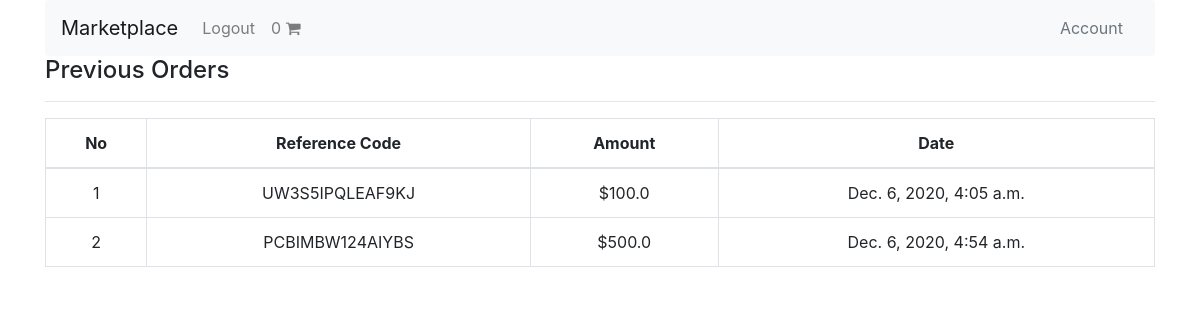
Page /account/profile/ (signed in) on the committed database.
### shopping_cart/models.py (models this page shows, shortened)
class Order(models.Model):
    user = models.ForeignKey(settings.AUTH_USER_MODEL,
                             on_delete=models.CASCADE)
    is_ordered = models.BooleanField(default=False)
    items = models.ManyToManyField(OrderItem)
    ref_code = models.CharField(max_length=50)
    def get_total(self):
        return self.items.all().aggregate(order_total=Sum('book__price'))['order_total']

class Payment(models.Model):
    order = models.ForeignKey(Order, on_delete=models.CASCADE)
    total_amount = models.FloatField()
    date_paid = models.DateTimeField(auto_now_add=True)
    stripe_charge_id = models.CharField(max_length=100)

### core/views.py (the view)
# urls.py: path('account/profile/', profile_view,name='profile_view'),
def profile_view(request):
    orders=Order.objects.filter(user=request.user,is_ordered=True)
    context = {
        'orders':orders
    }
    return render(request,'profile.html', context)

### shopping_cart/templatetags/cart_template_tags.py (called while the page is built)
@register.filter
def cart_item_count(user):
    if user.is_authenticated:
        qs = Order.objects.filter(user=user, is_ordered=False)
        if qs.exists():
            return qs[0].items.count()
    return 0

### templates/profile.html (shortened to what this page needs)
{% extends "base.html" %}
{% block content %}
<h4>Previous Orders</h4>
<hr>
<table class="table table-hover table-bordered text-center">
    <thead>
        <tr>
            <th scope="col">No</th>
            <th scope="col">Reference Code</th>
            <th scope="col">Amount</th>
            <th scope="col">Date</th>
        </tr>
    </thead>
    <tbody>
        {% for order in orders %}
        <tr>
            <td>{{forloop.counter}}</td>
            <td>{{order.ref_code}}</td>
            <td>${{order.get_total}}</td>
            <td>{{order.payment_set.first.date_paid}}</td>
        </tr>
        {% empty %}
        <tr>
            <td colspan='3'>There are no items in your cart</td>
        </tr>
        {% endfor %}
    </tbody>
</table>
{% endblock content %}

### templates/navbar.html (shortened to what this page needs)
{% load cart_template_tags %}
<nav class="navbar navbar-expand-lg navbar-light bg-light rounded">
    <a class="navbar-brand" href="{% url 'books:book_list' %}">Marketplace</a>
    <div class="collapse navbar-collapse" id="navbarsExample09">
        <ul class="navbar-nav mr-auto">
            {% if request.user.is_authenticated %}
            <li class="nav-item">
                <a class="nav-link" href="{% url 'account_logout' %}">Logout</a>
            </li>
            <li class="nav-item">
                <a class="nav-link" href="{% url 'cart:order_summary' %}">{{ request.user|cart_item_count }}
                    <i class='fa fa-shopping-cart'></i>
                </a>
            </li>
            {% endif %}
        </ul>
        <a class="nav-link text-muted" href="{% url 'profile_view' %}">Account</a>
    </div>
</nav>

### rows in the picture
Order: ref_code "UW3S5IPQLEAF9KJ", get_total "100.0", payment_set.first.date_paid "Dec. 6, 2020, 4:05 a.m."
Order: ref_code "PCBIMBW124AIYBS", get_total "500.0", payment_set.first.date_paid "Dec. 6, 2020, 4:54 a.m."

### other values in the picture
{{ request.user|cart_item_count }} "0"
